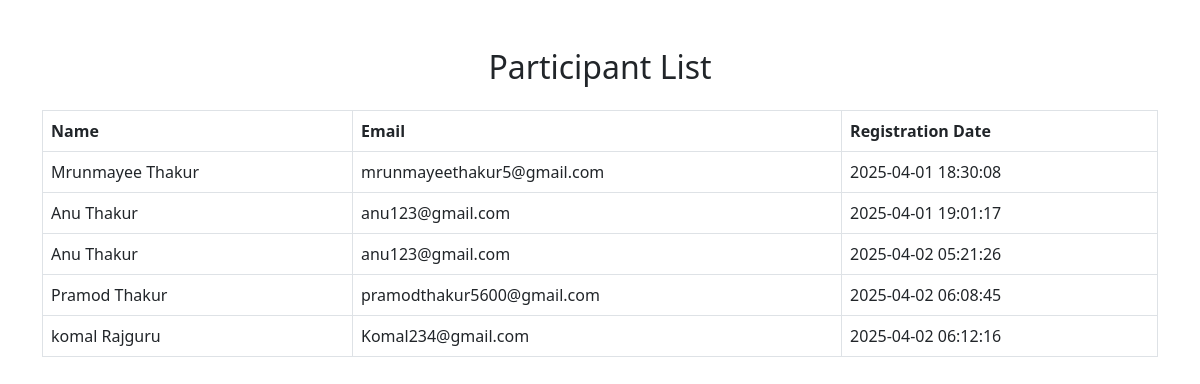
The app's page /registration_details.php?event_id=3 with its own data.
### tables this page shows
CREATE TABLE `event_registrations` (
  `id` int(11) NOT NULL,
  `event_id` int(11) NOT NULL,
  `user_name` varchar(255) NOT NULL,
  `user_email` varchar(255) NOT NULL,
  `registered_at` timestamp NOT NULL DEFAULT current_timestamp()
);

### registration_details.php (the view, shortened to what this page needs)
<?php
$servername = "localhost";
$username = "root";
$password = "";
$dbname = "event_management";
$conn = new mysqli($servername, $username, $password, $dbname);
$event_id = isset($_GET['event_id']) ? intval($_GET['event_id']) : 0;
$sql = "SELECT user_name, user_email, registered_at
        FROM event_registrations
        WHERE event_id = ?";
$stmt = $conn->prepare($sql);
$stmt->bind_param("i", $event_id);
$stmt->execute();
$result = $stmt->get_result();
?>
<!DOCTYPE html>
<html lang="en">
<head>
    <link rel="stylesheet" href="https://cdnjs.cloudflare.com/ajax/libs/bootstrap/5.3.0/css/bootstrap.min.css">
</head>
<body>
    <div class="container mt-5">
        <h2 class="text-center mb-4">Participant List</h2>
        <table class="table table-bordered">
            <thead>
                <tr>
                    <th>Name</th>
                    <th>Email</th>
                    <th>Registration Date</th>
                </tr>
            </thead>
            <tbody>
                <?php while ($row = $result->fetch_assoc()): ?>
                    <tr>
                        <td><?php echo htmlspecialchars($row['user_name']); ?></td>
                        <td><?php echo htmlspecialchars($row['user_email']); ?></td>
                        <td><?php echo htmlspecialchars($row['registered_at']); ?></td>
                    </tr>
                <?php endwhile; ?>
            </tbody>
        </table>
    </div>
</body>
</html>

### records on screen
event_registrations: user_name "Mrunmayee Thakur", user_email "mrunmayeethakur5@gmail.com", registered_at "2025-04-01 18:30:08"
event_registrations: user_name "Anu Thakur", user_email "anu123@gmail.com", registered_at "2025-04-01 19:01:17"
event_registrations: user_name "Anu Thakur", user_email "anu123@gmail.com", registered_at "2025-04-02 05:21:26"
event_registrations: user_name "Pramod Thakur", user_email "pramodthakur5600@gmail.com", registered_at "2025-04-02 06:08:45"
event_registrations: user_name "komal Rajguru", user_email "Komal234@gmail.com", registered_at "2025-04-02 06:12:16"
